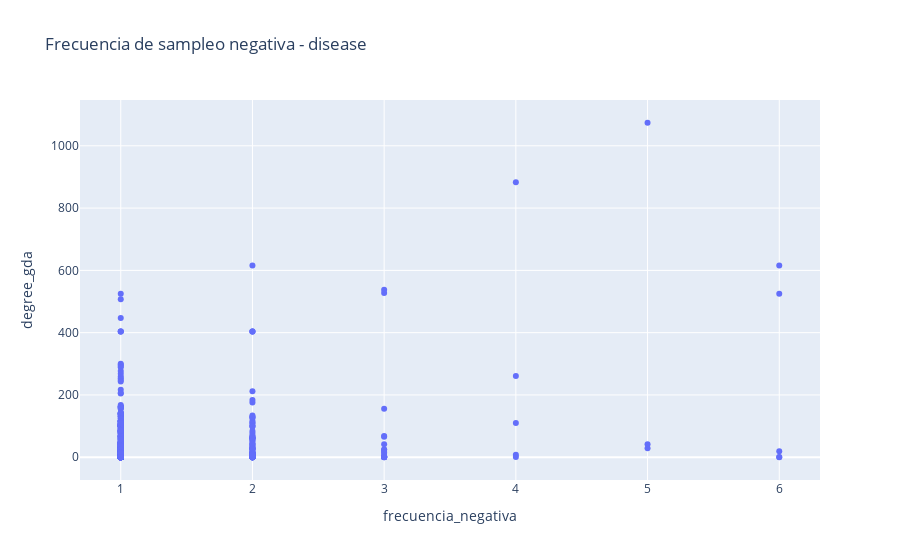

Notebook code cell kept with this figure:
### Code cell
sampled_data = next(iter(val_loader))

sample = sampled_data["gene_protein","gda","disease"]["edge_label_index"]
labels = sampled_data["gene_protein","gda","disease"]["edge_label"]

index = torch.nonzero(labels == 0).flatten()
val_positive_edges = sample[:,index]
plot_neg_frequency(val_positive_edges,"disease")

### Figure 1 — Plotly figure (JSON) as saved in the notebook; plotly's stock layout.template omitted (floating-point values rounded to 4 significant figures; data arrays with more than 128 entries replaced by an {"elided": "..."} marker saying what was removed)
{"data": [{"hovertemplate": "frecuencia_negativa=%{x}<br>degree_gda=%{y}<extra></extra>", "legendgroup": "", "marker": {"color": "#636efa", "symbol": "circle"}, "mode": "markers", "name": "", "orientation": "v", "showlegend": false, "type": "scatter", "x": {"elided": "878 int values"}, "xaxis": "x", "y": {"elided": "878 int values"}, "yaxis": "y"}], "layout": {"legend": {"tracegroupgap": 0}, "title": {"text": "Frecuencia de sampleo negativa - disease"}, "xaxis": {"anchor": "y", "domain": [0, 1], "title": {"text": "frecuencia_negativa"}}, "yaxis": {"anchor": "x", "domain": [0, 1], "title": {"text": "degree_gda"}}}}
